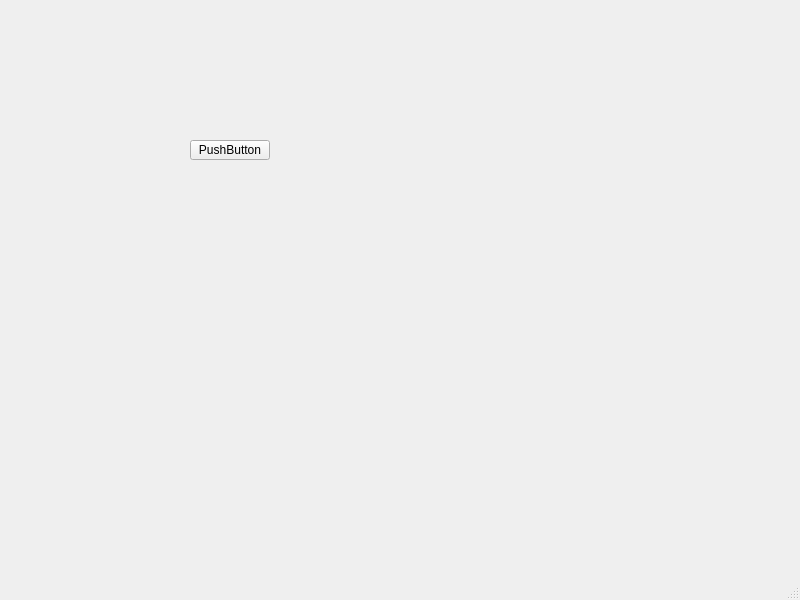
<?xml version="1.0" encoding="UTF-8"?>
<ui version="4.0">
 <class>MainWindow</class>
 <widget class="QMainWindow" name="MainWindow">
  <property name="geometry">
   <rect>
    <x>0</x>
    <y>0</y>
    <width>800</width>
    <height>600</height>
   </rect>
  </property>
  <property name="windowTitle">
   <string>project_test_mainwindow</string>
  </property>
  <widget class="QWidget" name="centralwidget">
   <widget class="QPushButton" name="pushButton">
    <property name="geometry">
     <rect>
      <x>190</x>
      <y>140</y>
      <width>80</width>
      <height>20</height>
     </rect>
    </property>
    <property name="text">
     <string>PushButton</string>
    </property>
   </widget>
  </widget>
  <widget class="QMenuBar" name="menubar">
   <property name="geometry">
    <rect>
     <x>0</x>
     <y>0</y>
     <width>800</width>
     <height>21</height>
    </rect>
   </property>
  </widget>
  <widget class="QStatusBar" name="statusbar"/>
 </widget>
 <resources/>
 <connections/>
</ui>
